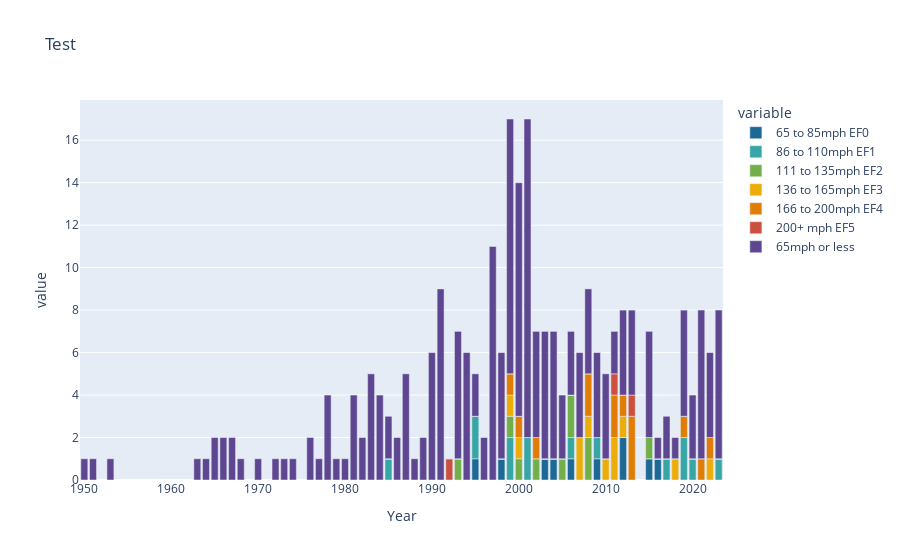

Notebook code for this chart:
### Markdown cell above
## Tornado Wind Speed Occurences Over Time Original

Re-made this using graph.objects since I could not order the stacking of categories

### Code cell
#https://plotly.com/python/discrete-color/
# hovered over the "Prism" scale for rgb values

custom_colors = {
    "65mph or less": "rgb(95, 70, 144)",
    "65 to 85mph EF0": "rgb(29, 105, 150)",  
    "86 to 110mph EF1": "rgb(56, 166, 165)",
    "111 to 135mph EF2": "rgb(115, 175, 72)",
    "136 to 165mph EF3": "rgb(237,173, 8)",
    "166 to 200mph EF4": "rgb(225,124, 5)",
    "200+ mph EF5": "rgb(204, 80, 62)",
}

fig = px.bar(result, 
             x="Year", y=list_of_nado_ratings,
             title="Test",
            color_discrete_map=custom_colors)



fig.update_layout(
    xaxis = dict(
        tickmode = 'array',
        tickvals = [1950, 1960, 1970, 1980, 1990, 2000, 2010, 2020],
        ticktext = ["1950", "1960", "1970", "1980", "1990", "2000", "2010", "2020"]
    )
)

fig.update_xaxes(categoryorder='total ascending')


fig.show()

### Figure 1 — Plotly figure (JSON) as saved in the notebook; plotly's stock layout.template omitted (floating-point values rounded to 4 significant figures)
{"data": [{"alignmentgroup": "True", "hovertemplate": "variable=65 to 85mph EF0<br>Year=%{x}<br>value=%{y}<extra></extra>", "legendgroup": "65 to 85mph EF0", "marker": {"color": "rgb(29, 105, 150)", "pattern": {"shape": ""}}, "name": "65 to 85mph EF0", "offsetgroup": "65 to 85mph EF0", "orientation": "v", "showlegend": true, "textposition": "auto", "type": "bar", "x": [1950, 1951, 1953, 1963, 1964, 1965, 1966, 1967, 1968, 1970, 1972, 1973, 1974, 1976, 1977, 1978, 1979, 1980, 1981, 1982, 1983, 1984, 1985, 1986, 1987, 1988, 1989, 1990, 1991, 1992, 1993, 1994, 1995, 1996, 1997, 1998, 1999, 2000, 2001, 2002, 2003, 2004, 2005, 2006, 2007, 2008, 2009, 2010, 2011, 2012, 2013, 2015, 2016, 2017, 2018, 2019, 2020, 2021, 2022, 2023], "xaxis": "x", "y": [0, 0, 0, 0, 0, 0, 0, 0, 0, 0, 0, 0, 0, 0, 0, 0, 0, 0, 0, 0, 0, 0, 0, 0, 0, 0, 0, 0, 0, 0, 0, 0, 1, 0, 0, 1, 0, 0, 0, 0, 1, 1, 0, 1, 0, 0, 1, 0, 0, 2, 0, 1, 1, 0, 0, 0, 0, 0, 0, 0], "yaxis": "y"}, {"alignmentgroup": "True", "hovertemplate": "variable=86 to 110mph EF1<br>Year=%{x}<br>value=%{y}<extra></extra>", "legendgroup": "86 to 110mph EF1", "marker": {"color": "rgb(56, 166, 165)", "pattern": {"shape": ""}}, "name": "86 to 110mph EF1", "offsetgroup": "86 to 110mph EF1", "orientation": "v", "showlegend": true, "textposition": "auto", "type": "bar", "x": [1950, 1951, 1953, 1963, 1964, 1965, 1966, 1967, 1968, 1970, 1972, 1973, 1974, 1976, 1977, 1978, 1979, 1980, 1981, 1982, 1983, 1984, 1985, 1986, 1987, 1988, 1989, 1990, 1991, 1992, 1993, 1994, 1995, 1996, 1997, 1998, 1999, 2000, 2001, 2002, 2003, 2004, 2005, 2006, 2007, 2008, 2009, 2010, 2011, 2012, 2013, 2015, 2016, 2017, 2018, 2019, 2020, 2021, 2022, 2023], "xaxis": "x", "y": [0, 0, 0, 0, 0, 0, 0, 0, 0, 0, 0, 0, 0, 0, 0, 0, 0, 0, 0, 0, 0, 0, 1, 0, 0, 0, 0, 0, 0, 0, 0, 0, 2, 0, 0, 0, 2, 0, 2, 0, 0, 0, 0, 1, 0, 0, 1, 0, 0, 0, 0, 0, 0, 1, 0, 2, 1, 0, 0, 1], "yaxis": "y"}, {"alignmentgroup": "True", "hovertemplate": "variable=111 to 135mph EF2<br>Year=%{x}<br>value=%{y}<extra></extra>", "legendgroup": "111 to 135mph EF2", "marker": {"color": "rgb(115, 175, 72)", "pattern": {"shape": ""}}, "name": "111 to 135mph EF2", "offsetgroup": "111 to 135mph EF2", "orientation": "v", "showlegend": true, "textposition": "auto", "type": "bar", "x": [1950, 1951, 1953, 1963, 1964, 1965, 1966, 1967, 1968, 1970, 1972, 1973, 1974, 1976, 1977, 1978, 1979, 1980, 1981, 1982, 1983, 1984, 1985, 1986, 1987, 1988, 1989, 1990, 1991, 1992, 1993, 1994, 1995, 1996, 1997, 1998, 1999, 2000, 2001, 2002, 2003, 2004, 2005, 2006, 2007, 2008, 2009, 2010, 2011, 2012, 2013, 2015, 2016, 2017, 2018, 2019, 2020, 2021, 2022, 2023], "xaxis": "x", "y": [0, 0, 0, 0, 0, 0, 0, 0, 0, 0, 0, 0, 0, 0, 0, 0, 0, 0, 0, 0, 0, 0, 0, 0, 0, 0, 0, 0, 0, 0, 1, 0, 0, 0, 0, 0, 1, 1, 0, 1, 0, 0, 1, 2, 0, 2, 0, 0, 0, 0, 0, 1, 0, 0, 0, 0, 0, 0, 0, 0], "yaxis": "y"}, {"alignmentgroup": "True", "hovertemplate": "variable=136 to 165mph EF3<br>Year=%{x}<br>value=%{y}<extra></extra>", "legendgroup": "136 to 165mph EF3", "marker": {"color": "rgb(237,173, 8)", "pattern": {"shape": ""}}, "name": "136 to 165mph EF3", "offsetgroup": "136 to 165mph EF3", "orientation": "v", "showlegend": true, "textposition": "auto", "type": "bar", "x": [1950, 1951, 1953, 1963, 1964, 1965, 1966, 1967, 1968, 1970, 1972, 1973, 1974, 1976, 1977, 1978, 1979, 1980, 1981, 1982, 1983, 1984, 1985, 1986, 1987, 1988, 1989, 1990, 1991, 1992, 1993, 1994, 1995, 1996, 1997, 1998, 1999, 2000, 2001, 2002, 2003, 2004, 2005, 2006, 2007, 2008, 2009, 2010, 2011, 2012, 2013, 2015, 2016, 2017, 2018, 2019, 2020, 2021, 2022, 2023], "xaxis": "x", "y": [0, 0, 0, 0, 0, 0, 0, 0, 0, 0, 0, 0, 0, 0, 0, 0, 0, 0, 0, 0, 0, 0, 0, 0, 0, 0, 0, 0, 0, 0, 0, 0, 0, 0, 0, 0, 1, 1, 0, 0, 0, 0, 0, 0, 2, 1, 0, 1, 2, 1, 0, 0, 0, 0, 1, 0, 0, 0, 1, 0], "yaxis": "y"}, {"alignmentgroup": "True", "hovertemplate": "variable=166 to 200mph EF4<br>Year=%{x}<br>value=%{y}<extra></extra>", "legendgroup": "166 to 200mph EF4", "marker": {"color": "rgb(225,124, 5)", "pattern": {"shape": ""}}, "name": "166 to 200mph EF4", "offsetgroup": "166 to 200mph EF4", "orientation": "v", "showlegend": true, "textposition": "auto", "type": "bar", "x": [1950, 1951, 1953, 1963, 1964, 1965, 1966, 1967, 1968, 1970, 1972, 1973, 1974, 1976, 1977, 1978, 1979, 1980, 1981, 1982, 1983, 1984, 1985, 1986, 1987, 1988, 1989, 1990, 1991, 1992, 1993, 1994, 1995, 1996, 1997, 1998, 1999, 2000, 2001, 2002, 2003, 2004, 2005, 2006, 2007, 2008, 2009, 2010, 2011, 2012, 2013, 2015, 2016, 2017, 2018, 2019, 2020, 2021, 2022, 2023], "xaxis": "x", "y": [0, 0, 0, 0, 0, 0, 0, 0, 0, 0, 0, 0, 0, 0, 0, 0, 0, 0, 0, 0, 0, 0, 0, 0, 0, 0, 0, 0, 0, 0, 0, 0, 0, 0, 0, 0, 1, 1, 0, 1, 0, 0, 0, 0, 0, 2, 0, 0, 2, 1, 3, 0, 0, 0, 0, 1, 0, 1, 1, 0], "yaxis": "y"}, {"alignmentgroup": "True", "hovertemplate": "variable=200+ mph EF5<br>Year=%{x}<br>value=%{y}<extra></extra>", "legendgroup": "200+ mph EF5", "marker": {"color": "rgb(204, 80, 62)", "pattern": {"shape": ""}}, "name": "200+ mph EF5", "offsetgroup": "200+ mph EF5", "orientation": "v", "showlegend": true, "textposition": "auto", "type": "bar", "x": [1950, 1951, 1953, 1963, 1964, 1965, 1966, 1967, 1968, 1970, 1972, 1973, 1974, 1976, 1977, 1978, 1979, 1980, 1981, 1982, 1983, 1984, 1985, 1986, 1987, 1988, 1989, 1990, 1991, 1992, 1993, 1994, 1995, 1996, 1997, 1998, 1999, 2000, 2001, 2002, 2003, 2004, 2005, 2006, 2007, 2008, 2009, 2010, 2011, 2012, 2013, 2015, 2016, 2017, 2018, 2019, 2020, 2021, 2022, 2023], "xaxis": "x", "y": [0, 0, 0, 0, 0, 0, 0, 0, 0, 0, 0, 0, 0, 0, 0, 0, 0, 0, 0, 0, 0, 0, 0, 0, 0, 0, 0, 0, 0, 1, 0, 0, 0, 0, 0, 0, 0, 0, 0, 0, 0, 0, 0, 0, 0, 0, 0, 0, 1, 0, 1, 0, 0, 0, 0, 0, 0, 0, 0, 0], "yaxis": "y"}, {"alignmentgroup": "True", "hovertemplate": "variable=65mph or less<br>Year=%{x}<br>value=%{y}<extra></extra>", "legendgroup": "65mph or less", "marker": {"color": "rgb(95, 70, 144)", "pattern": {"shape": ""}}, "name": "65mph or less", "offsetgroup": "65mph or less", "orientation": "v", "showlegend": true, "textposition": "auto", "type": "bar", "x": [1950, 1951, 1953, 1963, 1964, 1965, 1966, 1967, 1968, 1970, 1972, 1973, 1974, 1976, 1977, 1978, 1979, 1980, 1981, 1982, 1983, 1984, 1985, 1986, 1987, 1988, 1989, 1990, 1991, 1992, 1993, 1994, 1995, 1996, 1997, 1998, 1999, 2000, 2001, 2002, 2003, 2004, 2005, 2006, 2007, 2008, 2009, 2010, 2011, 2012, 2013, 2015, 2016, 2017, 2018, 2019, 2020, 2021, 2022, 2023], "xaxis": "x", "y": [1, 1, 1, 1, 1, 2, 2, 2, 1, 1, 1, 1, 1, 2, 1, 4, 1, 1, 4, 2, 5, 4, 2, 2, 5, 1, 2, 6, 9, 0, 6, 6, 2, 2, 11, 5, 12, 11, 15, 5, 6, 6, 3, 3, 4, 4, 4, 4, 2, 4, 4, 5, 1, 2, 1, 5, 3, 7, 4, 7], "yaxis": "y"}], "layout": {"barmode": "relative", "legend": {"title": {"text": "variable"}, "tracegroupgap": 0}, "title": {"text": "Test"}, "xaxis": {"anchor": "y", "categoryorder": "total ascending", "domain": [0, 1], "tickmode": "array", "ticktext": ["1950", "1960", "1970", "1980", "1990", "2000", "2010", "2020"], "tickvals": [1950, 1960, 1970, 1980, 1990, 2000, 2010, 2020], "title": {"text": "Year"}}, "yaxis": {"anchor": "x", "domain": [0, 1], "title": {"text": "value"}}}}
